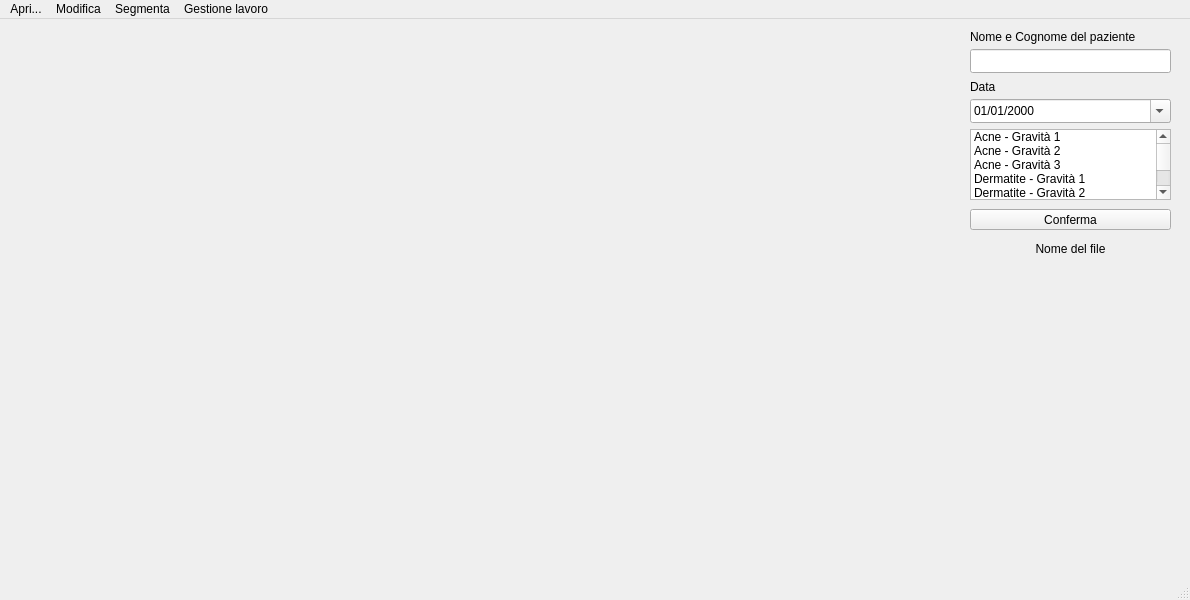
<?xml version="1.0" encoding="UTF-8"?>
<ui version="4.0">
 <class>GrowcutGUI</class>
 <widget class="QMainWindow" name="GrowcutGUI">
  <property name="geometry">
   <rect>
    <x>0</x>
    <y>0</y>
    <width>1190</width>
    <height>600</height>
   </rect>
  </property>
  <property name="maximumSize">
   <size>
    <width>1190</width>
    <height>600</height>
   </size>
  </property>
  <property name="windowTitle">
   <string>GrowcutGUI - Luca Costantino (Università di Catania)</string>
  </property>
  <widget class="QWidget" name="centralWidget">
   <widget class="QDateEdit" name="dateEdit">
    <property name="geometry">
     <rect>
      <x>970</x>
      <y>80</y>
      <width>201</width>
      <height>24</height>
     </rect>
    </property>
    <property name="displayFormat">
     <string>dd/MM/yyyy</string>
    </property>
    <property name="calendarPopup">
     <bool>true</bool>
    </property>
   </widget>
   <widget class="QLabel" name="label">
    <property name="geometry">
     <rect>
      <x>970</x>
      <y>10</y>
      <width>201</width>
      <height>16</height>
     </rect>
    </property>
    <property name="text">
     <string>Nome e Cognome del paziente</string>
    </property>
   </widget>
   <widget class="QLabel" name="label_2">
    <property name="geometry">
     <rect>
      <x>970</x>
      <y>60</y>
      <width>201</width>
      <height>16</height>
     </rect>
    </property>
    <property name="text">
     <string>Data</string>
    </property>
   </widget>
   <widget class="QListWidget" name="patologiaLista">
    <property name="geometry">
     <rect>
      <x>970</x>
      <y>110</y>
      <width>201</width>
      <height>71</height>
     </rect>
    </property>
    <property name="toolTip">
     <string>Elenco delle patologie con cui si può classificare un'immagine</string>
    </property>
    <property name="verticalScrollBarPolicy">
     <enum>Qt::ScrollBarAsNeeded</enum>
    </property>
    <item>
     <property name="text">
      <string>Acne - Gravità 1</string>
     </property>
    </item>
    <item>
     <property name="text">
      <string>Acne - Gravità 2</string>
     </property>
    </item>
    <item>
     <property name="text">
      <string>Acne - Gravità 3</string>
     </property>
    </item>
    <item>
     <property name="text">
      <string>Dermatite - Gravità 1</string>
     </property>
    </item>
    <item>
     <property name="text">
      <string>Dermatite - Gravità 2</string>
     </property>
    </item>
    <item>
     <property name="text">
      <string>Dermatite - Gravità 3</string>
     </property>
    </item>
    <item>
     <property name="text">
      <string>Dermatite - Gravità 4</string>
     </property>
    </item>
    <item>
     <property name="text">
      <string>Ustione - Primo grado</string>
     </property>
    </item>
    <item>
     <property name="text">
      <string>Ustione - Secondo grado</string>
     </property>
    </item>
    <item>
     <property name="text">
      <string>Ustione - Terzo grado</string>
     </property>
    </item>
   </widget>
   <widget class="QLineEdit" name="nomecognome_edit">
    <property name="geometry">
     <rect>
      <x>970</x>
      <y>30</y>
      <width>201</width>
      <height>24</height>
     </rect>
    </property>
   </widget>
   <widget class="QPushButton" name="confermaDatibutton">
    <property name="geometry">
     <rect>
      <x>970</x>
      <y>190</y>
      <width>201</width>
      <height>21</height>
     </rect>
    </property>
    <property name="text">
     <string>Conferma</string>
    </property>
   </widget>
   <widget class="ClickableLabel" name="anteprima_originale">
    <property name="geometry">
     <rect>
      <x>20</x>
      <y>40</y>
      <width>301</width>
      <height>500</height>
     </rect>
    </property>
    <property name="text">
     <string/>
    </property>
   </widget>
   <widget class="ClickableLabel" name="anteprima_sana">
    <property name="geometry">
     <rect>
      <x>330</x>
      <y>40</y>
      <width>301</width>
      <height>500</height>
     </rect>
    </property>
    <property name="text">
     <string/>
    </property>
   </widget>
   <widget class="ClickableLabel" name="anteprima_malata">
    <property name="geometry">
     <rect>
      <x>640</x>
      <y>40</y>
      <width>301</width>
      <height>500</height>
     </rect>
    </property>
    <property name="text">
     <string/>
    </property>
   </widget>
   <widget class="QLabel" name="immagine_info_label">
    <property name="geometry">
     <rect>
      <x>970</x>
      <y>260</y>
      <width>201</width>
      <height>51</height>
     </rect>
    </property>
    <property name="text">
     <string/>
    </property>
    <property name="alignment">
     <set>Qt::AlignLeading|Qt::AlignLeft|Qt::AlignTop</set>
    </property>
    <property name="wordWrap">
     <bool>true</bool>
    </property>
   </widget>
   <widget class="QLabel" name="label_3">
    <property name="geometry">
     <rect>
      <x>970</x>
      <y>220</y>
      <width>201</width>
      <height>20</height>
     </rect>
    </property>
    <property name="text">
     <string>Nome del file</string>
    </property>
    <property name="alignment">
     <set>Qt::AlignCenter</set>
    </property>
   </widget>
   <widget class="QLabel" name="istruzioni_label">
    <property name="geometry">
     <rect>
      <x>20</x>
      <y>10</y>
      <width>921</width>
      <height>17</height>
     </rect>
    </property>
    <property name="text">
     <string/>
    </property>
   </widget>
  </widget>
  <widget class="QMenuBar" name="menuBar">
   <property name="geometry">
    <rect>
     <x>0</x>
     <y>0</y>
     <width>1190</width>
     <height>25</height>
    </rect>
   </property>
   <widget class="QMenu" name="menuApri">
    <property name="title">
     <string>Apri...</string>
    </property>
    <addaction name="actionApri_immagine"/>
    <addaction name="actionApri_lavoro"/>
   </widget>
   <widget class="QMenu" name="menuModifica">
    <property name="title">
     <string>Modifica</string>
    </property>
    <addaction name="actionSogliatura_preliminare"/>
    <addaction name="actionRitaglia_immagine"/>
   </widget>
   <widget class="QMenu" name="menuSegmenta">
    <property name="title">
     <string>Segmenta</string>
    </property>
    <addaction name="actionSegmenta_ora"/>
   </widget>
   <widget class="QMenu" name="menuGestione_lavoro">
    <property name="title">
     <string>Gestione lavoro</string>
    </property>
    <addaction name="actionSalva_lavoro_rapidamente"/>
    <addaction name="actionSalva_lavoro_con_nome"/>
    <addaction name="separator"/>
    <addaction name="actionAnnulla_lavoro_e_ripristina"/>
   </widget>
   <addaction name="menuApri"/>
   <addaction name="menuModifica"/>
   <addaction name="menuSegmenta"/>
   <addaction name="menuGestione_lavoro"/>
  </widget>
  <widget class="QStatusBar" name="statusBar"/>
  <action name="actionApri_immagine">
   <property name="text">
    <string>Apri immagine [A]</string>
   </property>
   <property name="toolTip">
    <string>si può aprire un'immagine anche col tasto A</string>
   </property>
  </action>
  <action name="actionApri_lavoro">
   <property name="text">
    <string>Apri lavoro</string>
   </property>
  </action>
  <action name="actionSogliatura_preliminare">
   <property name="text">
    <string>Sogliatura preliminare</string>
   </property>
  </action>
  <action name="actionRitaglia_immagine">
   <property name="text">
    <string>Ritaglia immagine</string>
   </property>
  </action>
  <action name="actionSegmenta_ora">
   <property name="text">
    <string>Segmenta ora</string>
   </property>
  </action>
  <action name="actionSalva_lavoro_rapidamente">
   <property name="text">
    <string>Salva lavoro rapidamente</string>
   </property>
  </action>
  <action name="actionSalva_lavoro_con_nome">
   <property name="text">
    <string>Salva lavoro con nome</string>
   </property>
  </action>
  <action name="actionAnnulla_lavoro_e_ripristina">
   <property name="text">
    <string>Annulla lavoro corrente</string>
   </property>
  </action>
 </widget>
 <layoutdefault spacing="6" margin="11"/>
 <customwidgets>
  <customwidget>
   <class>ClickableLabel</class>
   <extends>QLabel</extends>
   <header>clickablelabel.h</header>
  </customwidget>
 </customwidgets>
 <resources/>
 <connections/>
</ui>
